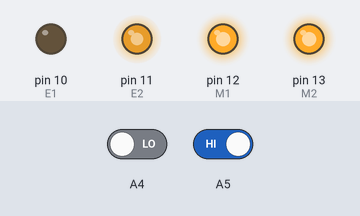
Bench run of a sketch on a simulated Arduino Uno, built with avr-gcc and run on an emulated ATmega328P. Shown: output pins drawn as LEDs (lit = HIGH). Inputs (shaded band) come from the test bench; at power-on: A4 LOW, A5 HIGH.

Above: at 1.2 s.
1.3 s: A4 driven HIGH
At 2.1 s:
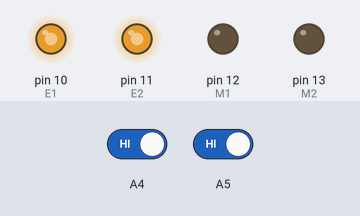
2.8 s: A5 driven LOW
At 4.0 s:
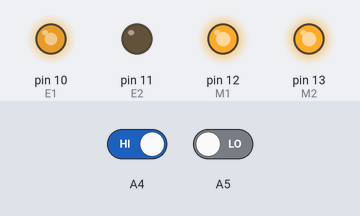
4.3 s: A4 driven LOW
At 5.6 s:
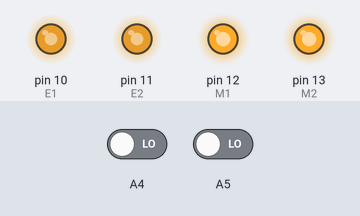
Timing chart, 0 to 7.3 s (numbered marks = the images above; inputs shaded):
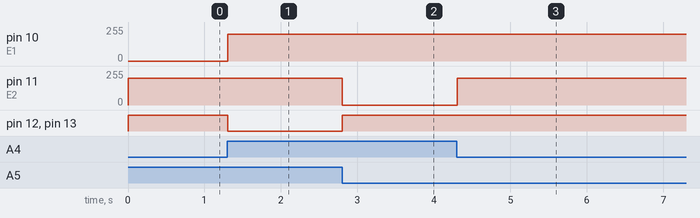

Measured:
- after the input at 1.3 s, pin 10 (E1): 0/255 → 200/255 at once; pin 12 (M1), pin 13 (M2): HIGH → LOW at once
- after the input at 2.8 s, pin 11 (E2): 200/255 → 0/255 at once; pin 12 (M1), pin 13 (M2): LOW → HIGH at once
- after the input at 4.3 s, pin 11 (E2): 0/255 → 200/255 at once

The sketch:

LineCarProject.ino
```cpp
int E1 = 10; // 1번(A) 모터 Enable
int E2 = 11; // 2번(B) 모터 Enable
int M1 = 12; // 1번(A) 모터 PWM
int M2 = 13; // 2번(B) 모터 PWM
int linesensor1 = A5;
int linesensor2 = A4;
int value;

void setup() {
 pinMode(M1, OUTPUT); // 출력핀 설정
 pinMode(M2, OUTPUT);
 Serial.begin(9600);
}

void loop()
{
  int value = 200;
  int linetemp1 = digitalRead(A5);
  int linetemp2 = digitalRead(A4);

if(linetemp1 == 0 && linetemp2 == 0)
{
    digitalWrite(M1, HIGH);
    digitalWrite(M2, HIGH);
    analogWrite(E1, value);
    analogWrite(E2, value);
    delay(10);
}
else if(linetemp1 == 1 && linetemp2 == 0)
{
    digitalWrite(M1, HIGH);
    digitalWrite(M2, HIGH);
    analogWrite(E1, 0);
    analogWrite(E2, value);
    delay(10);
}
else if(linetemp1 == 0 && linetemp2 == 1)
{
    digitalWrite(M1, HIGH);
    digitalWrite(M2, HIGH);
    analogWrite(E1, value);
    analogWrite(E2, 0);
    delay(10);
}
else if(linetemp1 == 1 && linetemp2 == 1)
{
    digitalWrite(M1, LOW);
    digitalWrite(M2, LOW);
    analogWrite(E1, 200);
    analogWrite(E2, 200);
    delay(10);
}

}
```
